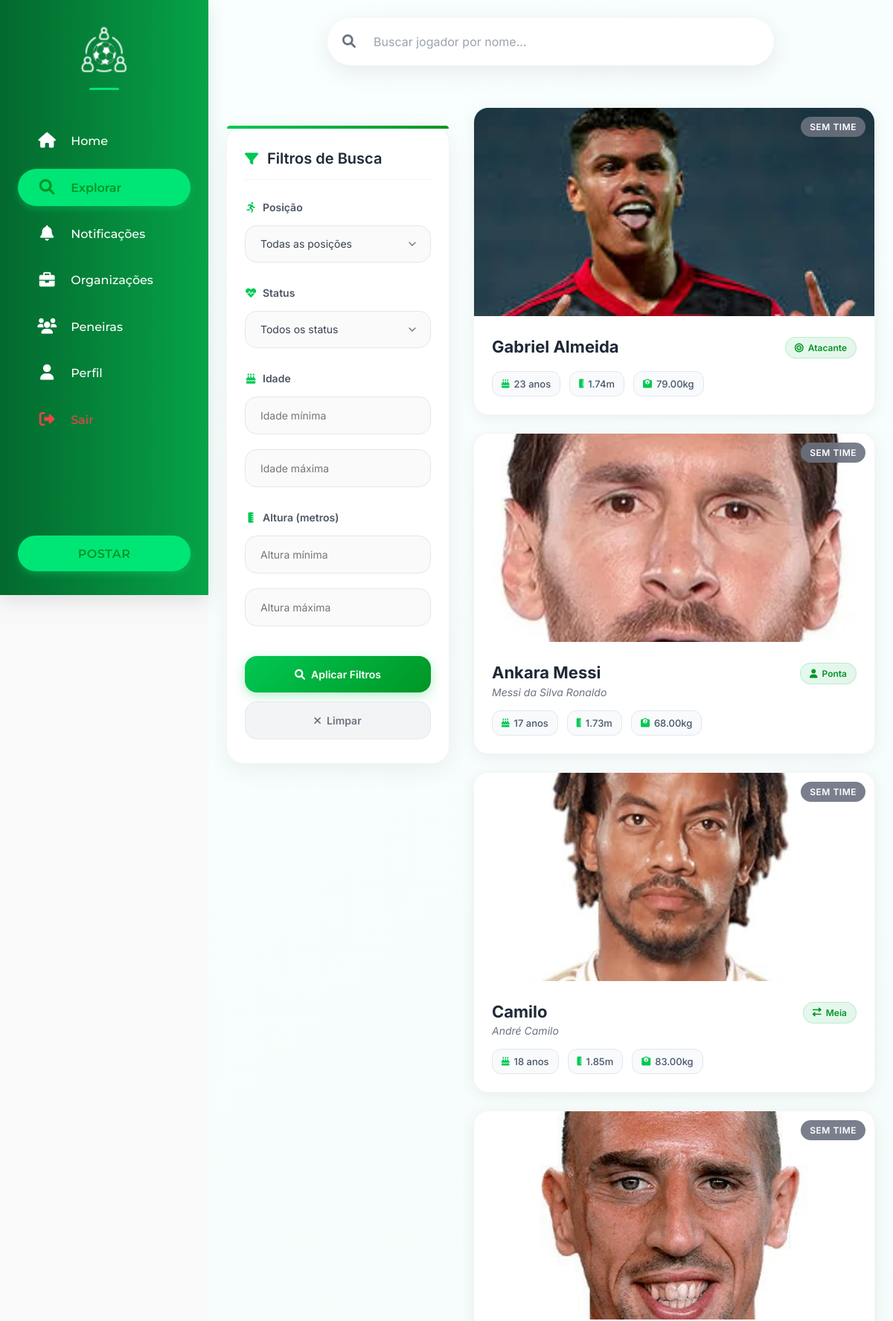
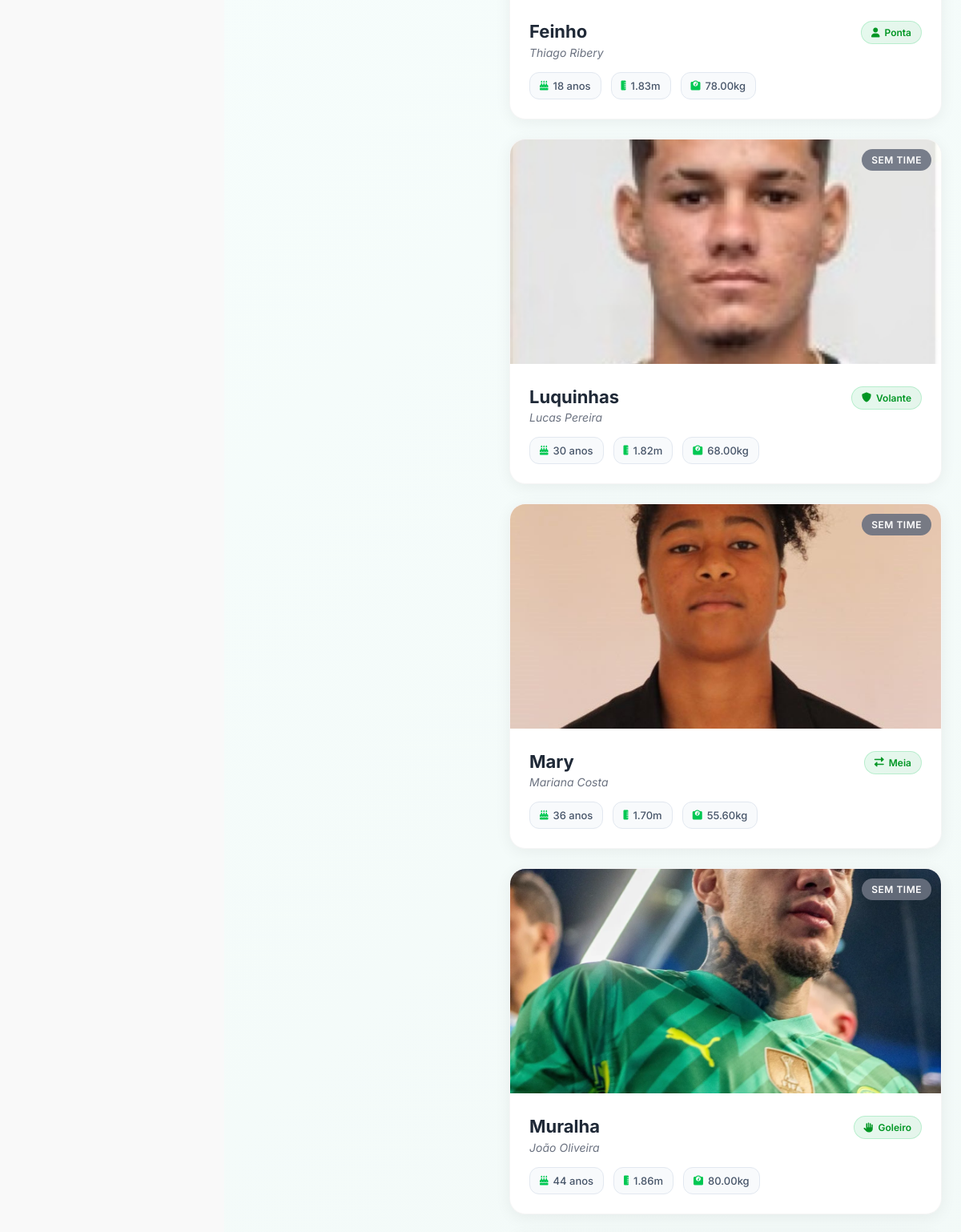
Page /app/views/buscaJogadores.php (signed in, upper part) on the committed database (2 pictures, top to bottom).
### tables this page shows
CREATE TABLE `tbl_jogador` (
  `id_jogador` int(11) NOT NULL,
  `id_user` int(11) NOT NULL,
  `id_time` int(11) DEFAULT NULL,
  `apelido` varchar(250) DEFAULT NULL,
  `altura` decimal(5,2) NOT NULL,
  `peso` decimal(5,2) NOT NULL,
  `posicao` varchar(150) DEFAULT 'Atacante',
  `estiloJogo` varchar(250) NOT NULL,
  `pe_dominante` varchar(100) NOT NULL,
  `descricao` varchar(1000) NOT NULL,
  `data_inicio_time` date DEFAULT NULL,
  `status` enum('sem time','ativo','lesionado','suspenso') DEFAULT 'sem time',
  `redes_sociais` longtext DEFAULT NULL COMMENT 'Redes sociais do jogador em formato JSON' CHECK (json_valid(`redes_sociais`))
);

CREATE TABLE `tbl_usuarios` (
  `id_user` int(11) NOT NULL,
  `nome` varchar(150) NOT NULL,
  `email` varchar(200) NOT NULL,
  `senha` varchar(150) NOT NULL,
  `data_nasc` date NOT NULL,
  `genero` enum('masculino','feminino','outro','prefiro não dizer') DEFAULT NULL,
  `foto_perfil` varchar(200) DEFAULT NULL,
  `telefone` varchar(15) DEFAULT NULL,
  `bio` text DEFAULT NULL,
  `rede_social` longtext DEFAULT NULL CHECK (json_valid(`rede_social`)),
  `cep` varchar(20) DEFAULT NULL,
  `rua` varchar(100) DEFAULT NULL,
  `bairro` varchar(100) DEFAULT NULL,
  `cidade` varchar(100) DEFAULT NULL,
  `estado` varchar(100) DEFAULT NULL,
  `status` enum('ativo','suspenso','desativado') DEFAULT 'ativo',
  `created_at` datetime DEFAULT current_timestamp(),
  `updated_at` datetime DEFAULT current_timestamp() ON UPDATE current_timestamp()
);

### app/views/buscaJogadores.php (the view, shortened to what this page needs)
<?php
include("../views/topo.php");
include("navbar-social.php");
require("../../config/connect.php");
$jogadores_busca = [];
$termo_pesquisa = '';
$mostrar_resultados_busca = false;
function getPosicaoIcon($posicao) {
    switch($posicao) {
        case 'Atacante': return 'fas fa-bullseye';
        case 'Meia': return 'fas fa-exchange-alt';
        case 'Volante': return 'fas fa-shield-alt';
        case 'Zagueiro': return 'fas fa-user-shield';
        case 'Goleiro': return 'fas fa-hand-paper';
        default: return 'fas fa-user';
    }
}
function getStatusColor($status) {
    switch($status) {
        default: return 'status-default';
    }
}
$current_file = basename($_SERVER['PHP_SELF']);
?>
<link rel="stylesheet" href="../../public/css/buscaJogadores.css">
<link rel="stylesheet" href="https://cdnjs.cloudflare.com/ajax/libs/font-awesome/6.0.0-beta3/css/all.min.css">
<div class="jogadores-page">
    <div class="container">
        <?php if ($mostrar_resultados_busca): ?>
            <div class="resultado-busca-section">
                <div class="page-header">
                    <div class="header-content">
>
                        <button onclick="window.location.href='<?= $current_file ?>'" class="btn-voltar">
                            <i class="fas fa-arrow-left"></i>
                            Nova Busca
                        </button>
                        <div class="header-info">
                            <h1>Resultados da Busca</h1>
                            <p class="termo-pesquisa">
                                Buscando por: <span>"<?= htmlspecialchars($termo_pesquisa) ?>"</span>
                            </p>
                            <div class="resultado-count">
                                <?php if (count($jogadores_busca) > 0): ?>
                                    <i class="fas fa-users"></i>
                                    <?= count($jogadores_busca) ?> jogador<?= count($jogadores_busca) > 1 ? 'es' : '' ?> encontrado<?= count($jogadores_busca) > 1 ? 's' : '' ?>
                                <?php else: ?>
                                    <i class="fas fa-search"></i>
                                    Nenhum jogador encontrado
                                <?php endif; ?>
                            </div>
                        </div>
                    </div>
                </div>
                <?php if (count($jogadores_busca) > 0): ?>
                    <div class="jogadores-grid">
                        <?php foreach ($jogadores_busca as $jogador): ?>
                            <div class="jogador-card" onclick="window.location.href='perfilJogador.php?apelido=<?= urlencode($jogador['apelido']) ?>'">
                                <div class="card-image-container">
                                    <img
                                        src="<?= htmlspecialchars($jogador['foto_perfil'] ?: '../../public/images/profilePhotos/default-player.jpg') ?>"
                                        alt="Foto de <?= htmlspecialchars($jogador['nome']) ?>"
                                    >
                                    <div class="status-badge <?= getStatusColor($jogador['status']) ?>">
                                        <?= ucfirst($jogador['status']) ?>
                                    </div>
                                </div>
                                <div class="jogador-info">
                                    <div class="jogador-header">
                                        <div class="jogador-nome-principal">
                                            <?php if (!empty($jogador['apelido'])): ?>
                                                <div class="jogador-apelido"><?= htmlspecialchars($jogador['apelido']) ?></div>
                                                <div class="jogador-nome-real"><?= htmlspecialchars($jogador['nome']) ?></div>
                                            <?php else: ?>
                                                <div class="jogador-apelido"><?= htmlspecialchars($jogador['nome']) ?></div>
                                            <?php endif; ?>
                                        </div>
                                        <div class="posicao-badge">
                                            <i class="<?= getPosicaoIcon($jogador['posicao']) ?>"></i>
                                            <?= htmlspecialchars($jogador['posicao']) ?>
                                        </div>
                                    </div>
                                    <div class="jogador-stats">
                                        <?php if ($jogador['idade']): ?>
                                            <div class="stat-item">
                                                <i class="fas fa-birthday-cake"></i>
                                                <span><?= $jogador['idade'] ?> anos</span>
                                            </div>
                                        <?php endif; ?>
                                        <?php if ($jogador['altura']): ?>
                                            <div class="stat-item">
                                                <i class="fas fa-ruler-vertical"></i>
                                                <span><?= number_format($jogador['altura'], 2) ?>m</span>
                                            </div>
                                        <?php endif; ?>
                                        <?php if ($jogador['peso']): ?>
                                            <div class="stat-item">
                                                <i class="fas fa-weight"></i>
                                                <span><?= $jogador['peso'] ?>kg</span>
                                            </div>
                                        <?php endif; ?>
                                    </div>
                                    <?php if (!empty($jogador['estiloJogo'])): ?>
                                        <div class="estilo-jogo">
                                            <i class="fas fa-futbol"></i>
                                            <span><?= htmlspecialchars($jogador['estiloJogo']) ?></span>
                                        </div>
                                    <?php endif; ?>
                                </div>
                            </div>
                        <?php endforeach; ?>
                    </div>
                <?php else: ?>
                    <div class="no-results">
                        <div class="no-results-icon">
                            <i class="fas fa-search"></i>
                        </div>
                        <h2>Nenhum jogador encontrado</h2>
                        <p>Não encontramos jogadores com o termo "<?= htmlspecialchars($termo_pesquisa) ?>"</p>
                        <div class="suggestions">
                            <h3>Sugestões:</h3>
                            <ul>
                                <li>Verifique se o nome ou apelido está correto</li>
                                <li>Tente usar apenas parte do nome</li>
                                <li>Use termos mais gerais na busca</li>
                            </ul>
                        </div>
                        <button onclick="window.location.href='<?= $current_file ?>'" class="btn-nova-busca">
                            <i class="fas fa-search"></i>
                            Fazer nova busca
                        </button>
                    </div>
                <?php endif; ?>
            </div>
        <?php else: ?>
            <div class="barraPesquisa">
                <div class="pesquisaContainer">
                    <form method="GET" action="">
                        <input type="text" name="apelido" placeholder="Buscar jogador por nome..." />
                        <button type="submit"><i class="fas fa-search"></i></button>
                    </form>
                </div>
            </div>
            <div class="filtrosAvancados">
                <h3><i class="fas fa-filter"></i>Filtros de Busca</h3>
                <form method="GET" action="">
                    <div class="filter-group">
                        <label class="filter-label">
                            <i class="fas fa-running"></i>
                            Posição
                        </label>
                        <select name="posicao">
                            <option value="">Todas as posições</option>
                        </select>
                    </div>
                    <div class="filter-group">
                        <label class="filter-label">
                            <i class="fas fa-heartbeat"></i>
                            Status
                        </label>
                        <select name="status">
                            <option value="">Todos os status</option>
                        </select>
                    </div>
                    <div class="filter-group">
                        <label class="filter-label">
                            <i class="fas fa-birthday-cake"></i>
                            Idade
                        </label>
                        <input type="number" name="idade_min" placeholder="Idade mínima" value="<?= htmlspecialchars($_GET['idade_min'] ?? '') ?>">
                        <input type="number" name="idade_max" placeholder="Idade máxima" value="<?= htmlspecialchars($_GET['idade_max'] ?? '') ?>">
                    </div>
                    <div class="filter-group">
                        <label class="filter-label">
                            <i class="fas fa-ruler-vertical"></i>
                            Altura (metros)
                        </label>
                        <input type="number" step="0.01" name="altura_min" placeholder="Altura mínima" value="<?= htmlspecialchars($_GET['altura_min'] ?? '') ?>">
                        <input type="number" step="0.01" name="altura_max" placeholder="Altura máxima" value="<?= htmlspecialchars($_GET['altura_max'] ?? '') ?>">
                    </div>
                    <div class="filter-buttons">
                        <button type="submit">
                            <i class="fas fa-search"></i>
                            Aplicar Filtros
                        </button>
                        <button type="button" onclick="window.location.href='<?= $current_file ?>';">
                            <i class="fas fa-times"></i>
                            Limpar
                        </button>
                    </div>
                </form>
            </div>
            <?php
            $where_sql = '';
            $sql = "
                SELECT
                    j.apelido,
                    u.nome,
                    TIMESTAMPDIFF(YEAR, u.data_nasc, CURDATE()) AS idade,
                    j.altura,
                    j.peso,
                    j.posicao,
                    j.status,
                    u.foto_perfil
                FROM tbl_jogador AS j
                INNER JOIN tbl_usuarios AS u ON j.id_user = u.id_user
                $where_sql
                ORDER BY j.apelido
            ";
            $result = mysqli_query($conn, $sql);
            ?>
            <ul class="jogadores-lista">
                <?php while ($row = mysqli_fetch_assoc($result)): ?>
                    <li class="jogador-card" onclick="window.location.href='perfilJogador.php?apelido=<?= urlencode($row['apelido']) ?>'">
                        <div class="card-image-container">
                            <img
                                src="<?= htmlspecialchars($row['foto_perfil'] ?: '../../public/images/profilePhotos/default-player.jpg') ?>"
                                alt="Foto de <?= htmlspecialchars($row['nome']) ?>"
                            >
                            <div class="status-badge <?= getStatusColor($row['status']) ?>">
                                <?= ucfirst($row['status']) ?>
                            </div>
                        </div>
                        <div class="jogador-info">
                            <div class="jogador-header">
                                <div class="jogador-nome-principal">
                                    <?php if (!empty($row['apelido'])): ?>
                                        <div class="jogador-apelido"><?= htmlspecialchars($row['apelido']) ?></div>
                                        <div class="jogador-nome-real"><?= htmlspecialchars($row['nome']) ?></div>
                                    <?php else: ?>
                                        <div class="jogador-apelido"><?= htmlspecialchars($row['nome']) ?></div>
                                    <?php endif; ?>
                                </div>
                                <div class="posicao-badge">
                                    <i class="<?= getPosicaoIcon($row['posicao']) ?>"></i>
                                    <?= htmlspecialchars($row['posicao']) ?>
                                </div>
                            </div>
                            <div class="jogador-stats">
                                <?php if ($row['idade']): ?>
                                    <div class="stat-item">
                                        <i class="fas fa-birthday-cake"></i>
                                        <span><?= $row['idade'] ?> anos</span>
                                    </div>
                                <?php endif; ?>
                                <?php if ($row['altura']): ?>
                                    <div class="stat-item">
                                        <i class="fas fa-ruler-vertical"></i>
                                        <span><?= number_format($row['altura'], 2) ?>m</span>
                                    </div>
                                <?php endif; ?>
                                <?php if ($row['peso']): ?>
                                    <div class="stat-item">
                                        <i class="fas fa-weight"></i>
                                        <span><?= $row['peso'] ?>kg</span>
                                    </div>
                                <?php endif; ?>
                            </div>
                        </div>
                    </li>
                <?php endwhile; ?>
            </ul>
        <?php endif; ?>
    </div>
</div>
<?php include("footer.php"); ?>

### rows in the picture
tbl_jogador: id_user.foto_perfil (picture), status "SEM TIME", id_user.nome "Gabriel Almeida", posicao "Atacante", idade "23", altura "1.74", peso "79.00"
tbl_jogador: id_user.foto_perfil (picture), status "SEM TIME", apelido "Ankara Messi", id_user.nome "Messi da Silva Ronaldo", posicao "Ponta", idade "17", altura "1.73", peso "68.00"
tbl_jogador: id_user.foto_perfil (picture), status "SEM TIME", apelido "Camilo", id_user.nome "André Camilo", posicao "Meia", idade "18", altura "1.85", peso "83.00"
tbl_jogador: id_user.foto_perfil (picture), status "SEM TIME", apelido "Feinho", id_user.nome "Thiago Ribery", posicao "Ponta", idade "18", altura "1.83", peso "78.00"
tbl_jogador: id_user.foto_perfil (picture), status "SEM TIME", apelido "Luquinhas", id_user.nome "Lucas Pereira", posicao "Volante", idade "30", altura "1.82", peso "68.00"
tbl_jogador: id_user.foto_perfil (picture), status "SEM TIME", apelido "Mary", id_user.nome "Mariana Costa", posicao "Meia", idade "36", altura "1.70", peso "55.60"
tbl_jogador: id_user.foto_perfil (picture), status "SEM TIME", apelido "Muralha", id_user.nome "João Oliveira", posicao "Goleiro", idade "44", altura "1.86", peso "80.00"

### other values in the picture
$perfil_texto "Perfil"
